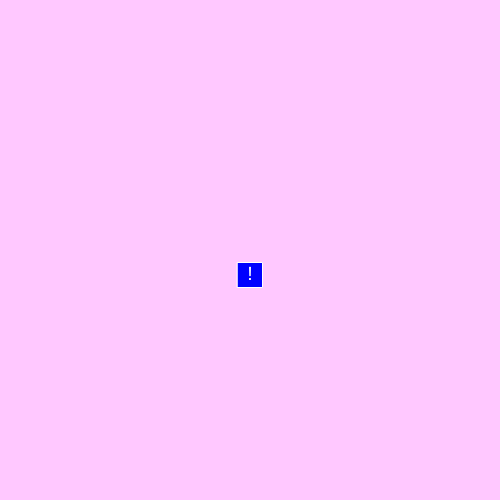
Frame 1 (no input)
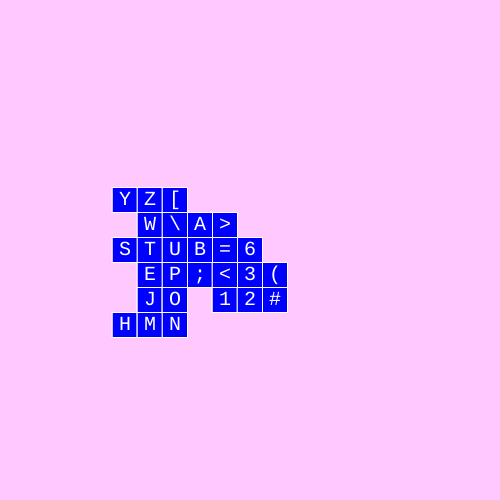
Frame 60 (no input)
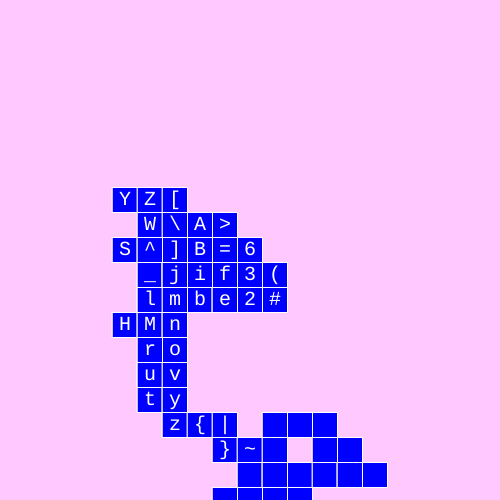
Frame 120 (the mouse pressed at the canvas centre since frame 60)

The p5.js sketch that drew these frames (run headless with seeded random() and noise() and a simulated clock; from frame 60 on, the mouse is pressed at the canvas centre):

// p5.js sketch
// ── sketch.js
//Character walk
//This example demonstrates how to draw unicode characters based on their character code, combined with the random walk exercise.
//Use of char() to display unicode characters is from p5.js example https://p5js.org/examples/typography-letters.html
//List of unicode characters:
//https://en.wikipedia.org/wiki/List_of_Unicode_characters


var x1, y1; //variables for x and y coordinates
var x2, y2; //variables for x and y coordinates
var w = 25; //width of random walker
var counter = 33;
function setup(){
    createCanvas(500,500);
    x1 = width / 2; //start from middle
    y1 = height / 2; //start from middle
    rectMode(CENTER);
    noStroke();
    textSize(20);
    textAlign(CENTER,CENTER);
    textFont("Courier");
    background(255,200,255);
}
function draw(){
    var ran1 = random(4); //get random number between 0 and 4
    //use an else-if-statement to have 25% chance for moving to each direction
    if(ran1 < 1) x1+=w; //if number is between 0-1 move right
    else if(ran1 < 2) x1-=w; //if number is between 1-2 move left
    else if(ran1 < 3) y1+=w; //if number is between 2-3 move down
    else y1-=w; //if number is between 3-4 move up
    
    stroke(255);
    fill(0,0,255);
    rect(x1,y1,w,w);
    
    var letter = char(counter); //get letter based on character code
    noStroke();
    fill(255);
    text(letter,x1,y1); //draw random walker
    if (counter > 591) counter = 33; //loop character code back to the beginning of latin character set
    counter++; //increase counter
    
}
